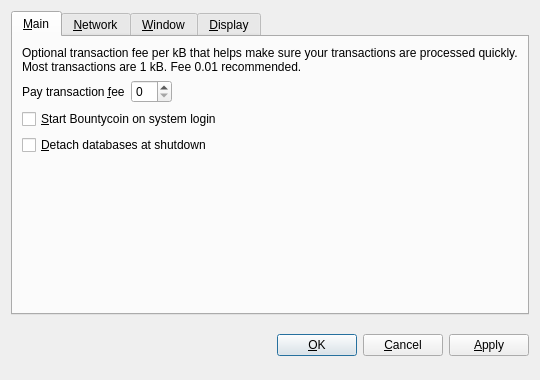
<?xml version="1.0" encoding="UTF-8"?>
<ui version="4.0">
 <class>OptionsDialog</class>
 <widget class="QDialog" name="OptionsDialog">
  <property name="geometry">
   <rect>
    <x>0</x>
    <y>0</y>
    <width>540</width>
    <height>380</height>
   </rect>
  </property>
  <property name="windowTitle">
   <string>Options</string>
  </property>
  <property name="modal">
   <bool>true</bool>
  </property>
  <layout class="QVBoxLayout" name="verticalLayout">
   <item>
    <widget class="QTabWidget" name="tabWidget">
     <property name="tabPosition">
      <enum>QTabWidget::North</enum>
     </property>
     <property name="currentIndex">
      <number>0</number>
     </property>
     <widget class="QWidget" name="tabMain">
      <attribute name="title">
       <string>&amp;Main</string>
      </attribute>
      <layout class="QVBoxLayout" name="verticalLayout_Main">
       <item>
        <widget class="QLabel" name="transactionFeeInfoLabel">
         <property name="text">
          <string>Optional transaction fee per kB that helps make sure your transactions are processed quickly. Most transactions are 1 kB. Fee 0.01 recommended.</string>
         </property>
         <property name="textFormat">
          <enum>Qt::PlainText</enum>
         </property>
         <property name="wordWrap">
          <bool>true</bool>
         </property>
        </widget>
       </item>
       <item>
        <layout class="QHBoxLayout" name="horizontalLayout_Main">
         <item>
          <widget class="QLabel" name="transactionFeeLabel">
           <property name="text">
            <string>Pay transaction &amp;fee</string>
           </property>
           <property name="textFormat">
            <enum>Qt::PlainText</enum>
           </property>
           <property name="buddy">
            <cstring>transactionFee</cstring>
           </property>
          </widget>
         </item>
         <item>
          <widget class="BitcoinAmountField" name="transactionFee"/>
         </item>
         <item>
          <spacer name="horizontalSpacer_Main">
           <property name="orientation">
            <enum>Qt::Horizontal</enum>
           </property>
           <property name="sizeHint" stdset="0">
            <size>
             <width>40</width>
             <height>20</height>
            </size>
           </property>
          </spacer>
         </item>
        </layout>
       </item>
       <item>
        <widget class="QCheckBox" name="bitcoinAtStartup">
         <property name="toolTip">
          <string>Automatically start Bountycoin after logging in to the system.</string>
         </property>
         <property name="text">
          <string>&amp;Start Bountycoin on system login</string>
         </property>
        </widget>
       </item>
       <item>
        <widget class="QCheckBox" name="detachDatabases">
         <property name="toolTip">
          <string>Detach block and address databases at shutdown. This means they can be moved to another data directory, but it slows down shutdown. The wallet is always detached.</string>
         </property>
         <property name="text">
          <string>&amp;Detach databases at shutdown</string>
         </property>
        </widget>
       </item>
       <item>
        <spacer name="verticalSpacer_Main">
         <property name="orientation">
          <enum>Qt::Vertical</enum>
         </property>
         <property name="sizeHint" stdset="0">
          <size>
           <width>20</width>
           <height>40</height>
          </size>
         </property>
        </spacer>
       </item>
      </layout>
     </widget>
     <widget class="QWidget" name="tabNetwork">
      <attribute name="title">
       <string>&amp;Network</string>
      </attribute>
      <layout class="QVBoxLayout" name="verticalLayout_Network">
       <item>
        <widget class="QCheckBox" name="mapPortUpnp">
         <property name="toolTip">
          <string>Automatically open the Bountycoin client port on the router. This only works when your router supports UPnP and it is enabled.</string>
         </property>
         <property name="text">
          <string>Map port using &amp;UPnP</string>
         </property>
        </widget>
       </item>
       <item>
        <widget class="QCheckBox" name="connectSocks">
         <property name="toolTip">
          <string>Connect to the Bountycoin network through a SOCKS proxy (e.g. when connecting through Tor).</string>
         </property>
         <property name="text">
          <string>&amp;Connect through SOCKS proxy:</string>
         </property>
        </widget>
       </item>
       <item>
        <layout class="QHBoxLayout" name="horizontalLayout_Network">
         <item>
          <widget class="QLabel" name="proxyIpLabel">
           <property name="text">
            <string>Proxy &amp;IP:</string>
           </property>
           <property name="textFormat">
            <enum>Qt::PlainText</enum>
           </property>
           <property name="buddy">
            <cstring>proxyIp</cstring>
           </property>
          </widget>
         </item>
         <item>
          <widget class="QValidatedLineEdit" name="proxyIp">
           <property name="maximumSize">
            <size>
             <width>140</width>
             <height>16777215</height>
            </size>
           </property>
           <property name="toolTip">
            <string>IP address of the proxy (e.g. 127.0.0.1)</string>
           </property>
          </widget>
         </item>
         <item>
          <widget class="QLabel" name="proxyPortLabel">
           <property name="text">
            <string>&amp;Port:</string>
           </property>
           <property name="textFormat">
            <enum>Qt::PlainText</enum>
           </property>
           <property name="buddy">
            <cstring>proxyPort</cstring>
           </property>
          </widget>
         </item>
         <item>
          <widget class="QLineEdit" name="proxyPort">
           <property name="maximumSize">
            <size>
             <width>55</width>
             <height>16777215</height>
            </size>
           </property>
           <property name="toolTip">
            <string>Port of the proxy (e.g. 9050)</string>
           </property>
          </widget>
         </item>
         <item>
          <widget class="QLabel" name="socksVersionLabel">
           <property name="text">
            <string>SOCKS &amp;Version:</string>
           </property>
           <property name="textFormat">
            <enum>Qt::PlainText</enum>
           </property>
           <property name="buddy">
            <cstring>socksVersion</cstring>
           </property>
          </widget>
         </item>
         <item>
          <widget class="QValueComboBox" name="socksVersion">
           <property name="toolTip">
            <string>SOCKS version of the proxy (e.g. 5)</string>
           </property>
          </widget>
         </item>
         <item>
          <spacer name="horizontalSpacer_Network">
           <property name="orientation">
            <enum>Qt::Horizontal</enum>
           </property>
           <property name="sizeHint" stdset="0">
            <size>
             <width>40</width>
             <height>20</height>
            </size>
           </property>
          </spacer>
         </item>
        </layout>
       </item>
       <item>
        <spacer name="verticalSpacer_Network">
         <property name="orientation">
          <enum>Qt::Vertical</enum>
         </property>
         <property name="sizeHint" stdset="0">
          <size>
           <width>20</width>
           <height>40</height>
          </size>
         </property>
        </spacer>
       </item>
      </layout>
     </widget>
     <widget class="QWidget" name="tabWindow">
      <attribute name="title">
       <string>&amp;Window</string>
      </attribute>
      <layout class="QVBoxLayout" name="verticalLayout_Window">
       <item>
        <widget class="QCheckBox" name="minimizeToTray">
         <property name="toolTip">
          <string>Show only a tray icon after minimizing the window.</string>
         </property>
         <property name="text">
          <string>&amp;Minimize to the tray instead of the taskbar</string>
         </property>
        </widget>
       </item>
       <item>
        <widget class="QCheckBox" name="minimizeOnClose">
         <property name="toolTip">
          <string>Minimize instead of exit the application when the window is closed. When this option is enabled, the application will be closed only after selecting Quit in the menu.</string>
         </property>
         <property name="text">
          <string>M&amp;inimize on close</string>
         </property>
        </widget>
       </item>
       <item>
        <spacer name="verticalSpacer_Window">
         <property name="orientation">
          <enum>Qt::Vertical</enum>
         </property>
         <property name="sizeHint" stdset="0">
          <size>
           <width>20</width>
           <height>40</height>
          </size>
         </property>
        </spacer>
       </item>
      </layout>
     </widget>
     <widget class="QWidget" name="tabDisplay">
      <attribute name="title">
       <string>&amp;Display</string>
      </attribute>
      <layout class="QVBoxLayout" name="verticalLayout_Display">
       <item>
        <layout class="QHBoxLayout" name="horizontalLayout_1_Display">
         <item>
          <widget class="QLabel" name="langLabel">
           <property name="text">
            <string>User Interface &amp;language:</string>
           </property>
           <property name="textFormat">
            <enum>Qt::PlainText</enum>
           </property>
           <property name="buddy">
            <cstring>lang</cstring>
           </property>
          </widget>
         </item>
         <item>
          <widget class="QValueComboBox" name="lang">
           <property name="toolTip">
            <string>The user interface language can be set here. This setting will take effect after restarting Bountycoin.</string>
           </property>
          </widget>
         </item>
        </layout>
       </item>
       <item>
        <layout class="QHBoxLayout" name="horizontalLayout_2_Display">
         <item>
          <widget class="QLabel" name="unitLabel">
           <property name="text">
            <string>&amp;Unit to show amounts in:</string>
           </property>
           <property name="textFormat">
            <enum>Qt::PlainText</enum>
           </property>
           <property name="buddy">
            <cstring>unit</cstring>
           </property>
          </widget>
         </item>
         <item>
          <widget class="QValueComboBox" name="unit">
           <property name="toolTip">
            <string>Choose the default subdivision unit to show in the interface and when sending coins.</string>
           </property>
          </widget>
         </item>
        </layout>
       </item>
       <item>
        <widget class="QCheckBox" name="displayAddresses">
         <property name="toolTip">
          <string>Whether to show Bountycoin addresses in the transaction list or not.</string>
         </property>
         <property name="text">
          <string>&amp;Display addresses in transaction list</string>
         </property>
        </widget>
       </item>
       <item>
        <widget class="QCheckBox" name="coinControlFeatures">
         <property name="toolTip">
          <string>Whether to show coin control features or not.</string>
         </property>
         <property name="text">
          <string>Display coin &amp;control features (experts only!)</string>
         </property>
        </widget>
       </item>
       <item>
        <spacer name="verticalSpacer_Display">
         <property name="orientation">
          <enum>Qt::Vertical</enum>
         </property>
         <property name="sizeHint" stdset="0">
          <size>
           <width>20</width>
           <height>40</height>
          </size>
         </property>
        </spacer>
       </item>
      </layout>
     </widget>
    </widget>
   </item>
   <item>
    <layout class="QHBoxLayout" name="horizontalLayout_Buttons">
     <item>
      <spacer name="horizontalSpacer_1">
       <property name="orientation">
        <enum>Qt::Horizontal</enum>
       </property>
       <property name="sizeHint" stdset="0">
        <size>
         <width>40</width>
         <height>48</height>
        </size>
       </property>
      </spacer>
     </item>
     <item>
      <widget class="QLabel" name="statusLabel">
       <property name="font">
        <font>
         <weight>75</weight>
         <bold>true</bold>
        </font>
       </property>
       <property name="text">
        <string/>
       </property>
       <property name="textFormat">
        <enum>Qt::PlainText</enum>
       </property>
       <property name="wordWrap">
        <bool>true</bool>
       </property>
      </widget>
     </item>
     <item>
      <spacer name="horizontalSpacer_2">
       <property name="orientation">
        <enum>Qt::Horizontal</enum>
       </property>
       <property name="sizeHint" stdset="0">
        <size>
         <width>40</width>
         <height>48</height>
        </size>
       </property>
      </spacer>
     </item>
     <item>
      <widget class="QPushButton" name="okButton">
       <property name="text">
        <string>&amp;OK</string>
       </property>
      </widget>
     </item>
     <item>
      <widget class="QPushButton" name="cancelButton">
       <property name="text">
        <string>&amp;Cancel</string>
       </property>
       <property name="autoDefault">
        <bool>false</bool>
       </property>
      </widget>
     </item>
     <item>
      <widget class="QPushButton" name="applyButton">
       <property name="text">
        <string>&amp;Apply</string>
       </property>
       <property name="autoDefault">
        <bool>false</bool>
       </property>
      </widget>
     </item>
    </layout>
   </item>
  </layout>
 </widget>
 <customwidgets>
  <customwidget>
   <class>BitcoinAmountField</class>
   <extends>QSpinBox</extends>
   <header>bitcoinamountfield.h</header>
  </customwidget>
  <customwidget>
   <class>QValueComboBox</class>
   <extends>QComboBox</extends>
   <header>qvaluecombobox.h</header>
  </customwidget>
  <customwidget>
   <class>QValidatedLineEdit</class>
   <extends>QLineEdit</extends>
   <header>qvalidatedlineedit.h</header>
  </customwidget>
 </customwidgets>
 <resources/>
 <connections/>
</ui>
